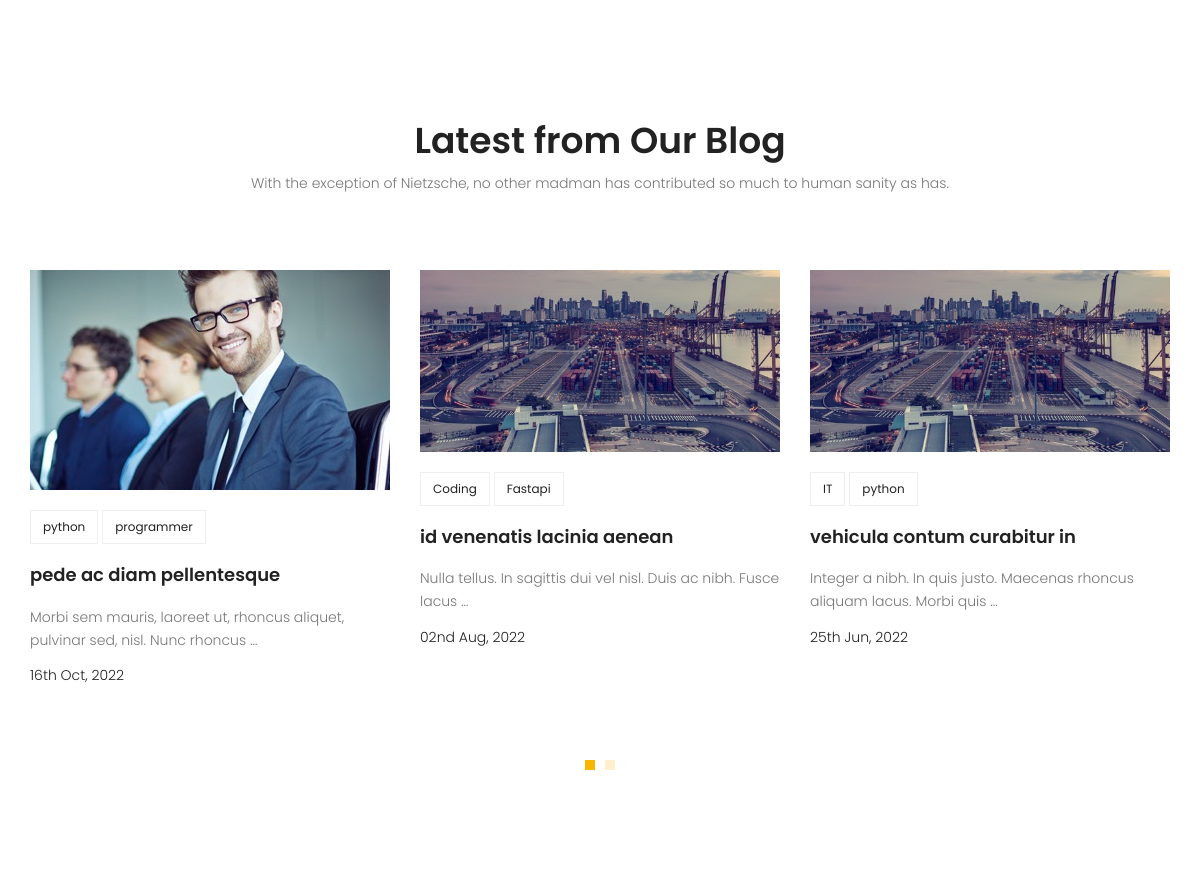
/ (middle part), run on an earlier commit of the app's database.
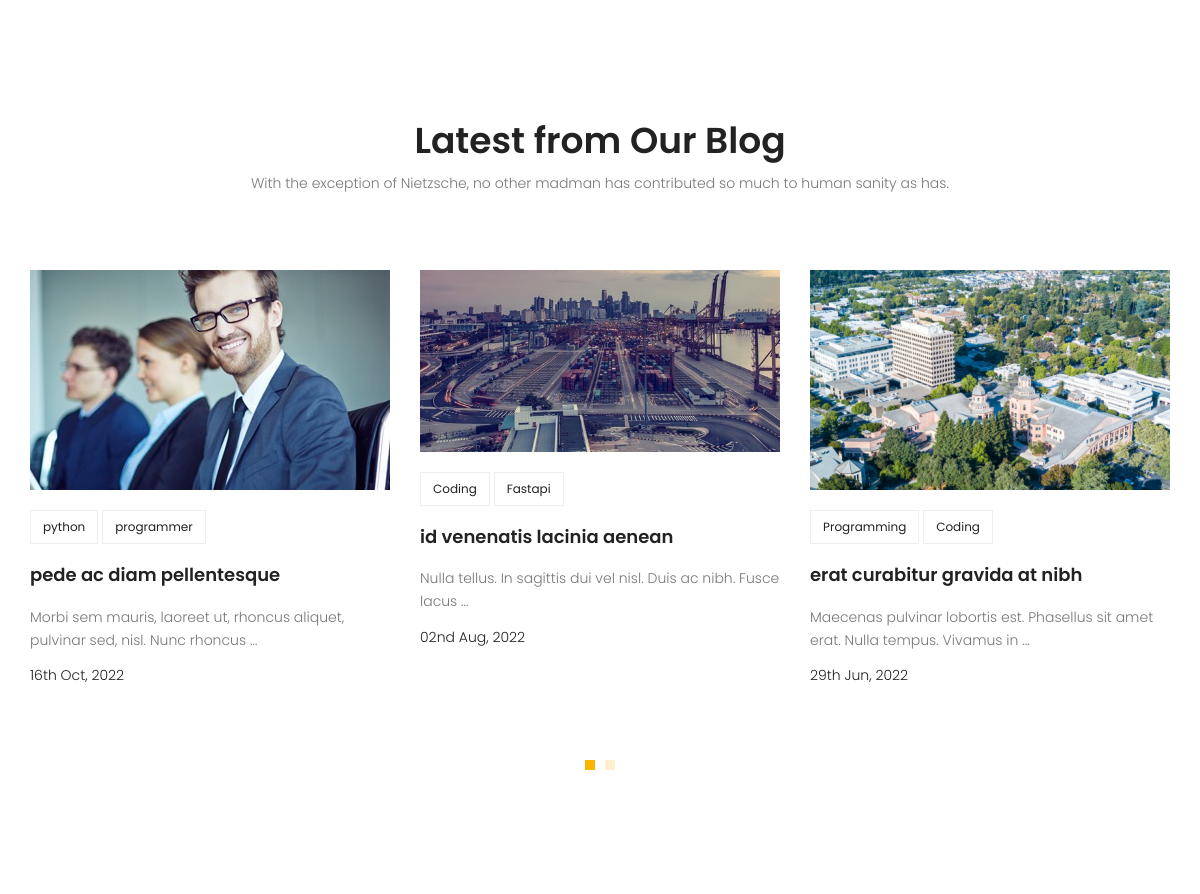
And on a later commit of the database.
### blog/models.py (models this page shows, shortened)
class Post(models.Model):
    author = models.ForeignKey(to=User, on_delete=models.SET_NULL, null=True)
    image = models.ImageField(upload_to='blog_post/', default='blog_post/default.jpg')
    title = models.CharField(max_length=255)
    content = models.TextField()
    category = models.ManyToManyField(to=Category)
    counted_views = models.IntegerField(default=0)
    status = models.BooleanField(default=False)
    publish_date = models.DateTimeField(null=True)
    created_date = models.DateTimeField(auto_now_add=True)
    updated_date = models.DateTimeField(auto_now=True)
    class Meta:
        ordering = ['-publish_date']

class Category(models.Model):
    name = models.CharField(max_length=255)

### website/views.py (the view)
# urls.py: path('', index_view, name='index'),
def index_view(request):
    return render(request, template_name='website/index.html')

### website/templatetags/website_tags.py (called while the page is built)
@register.inclusion_tag('website/website-blog-area.html')
def blog_area():
    all_post = Post.objects.filter(publish_date__lte=timezone.now(), status=True)[:6]
    return {'all_post': all_post}

### website/templates/website/index.html (shortened to what this page needs)
{% extends 'base.html' %}
{% load static %}
{% load website_tags %}
{% block content %}
{% blog_area %}
{% endblock %}

### website/templates/website/website-blog-area.html
{% load static %}
<section class="recent-blog-area section-gap">
    <div class="container">
        <div class="row d-flex justify-content-center">
            <div class="menu-content pb-60 col-lg-9">
                <div class="title text-center">
                    <h1 class="mb-10">Latest from Our Blog</h1>
                    <p>With the exception of Nietzsche, no other madman has contributed
                        so much to human sanity as has.</p>
                </div>
            </div>
        </div>
        <div class="row">
            <div class="active-recent-blog-carusel">
                {% for post in all_post %}
                    <div class="single-recent-blog-post item">
                    <div class="thumb">
                        <img class="img-fluid" src="{{ post.image.url }}" alt="">
                    </div>
                    <div class="details">
                        <div class="tags">
                            <ul>
                                {% for cat in post.category.all %}
                                    <li>
                                        <a href="{% url 'blog:category' cat_name=cat.name %}">{{ cat.name }}</a>
                                    </li>
                                {% endfor %}
                            </ul>
                        </div>
                        <a href="{% url 'blog:single' post.id %}"><h4 class="title">{{ post.title }}</h4></a>
                        <p>
                            {{ post.content|truncatewords:12 }}
                        </p>
                        <h6 class="date">{{ post.publish_date | date:'dS M, Y' }}</h6>
                    </div>
                </div>
                {% endfor %}
            </div>
        </div>
    </div>
</section>

What changed in the data, as far as the page shows it:
no longer on this page (row edited): Post: image (placeholder picture), title "vehicula contum curabitur in", content "Integer a nibh. In quis justo. Maecenas rhoncus aliquam lacus. Morbi quis …", publish_date "25th Jun, 2022", Category (name "python")
no longer on this page (row unchanged): Category: name "IT", shown under "vehicula contum curabitur in"
now on this page (row edited): Post: image (picture), title "erat curabitur gravida at nibh", content "Maecenas pulvinar lobortis est. Phasellus sit amet erat. Nulla tempus. Vivamus in …", publish_date "29th Jun, 2022", Category (name "Coding")
now on this page (row unchanged): Category: name "Programming", shown under "erat curabitur gravida at nibh"
